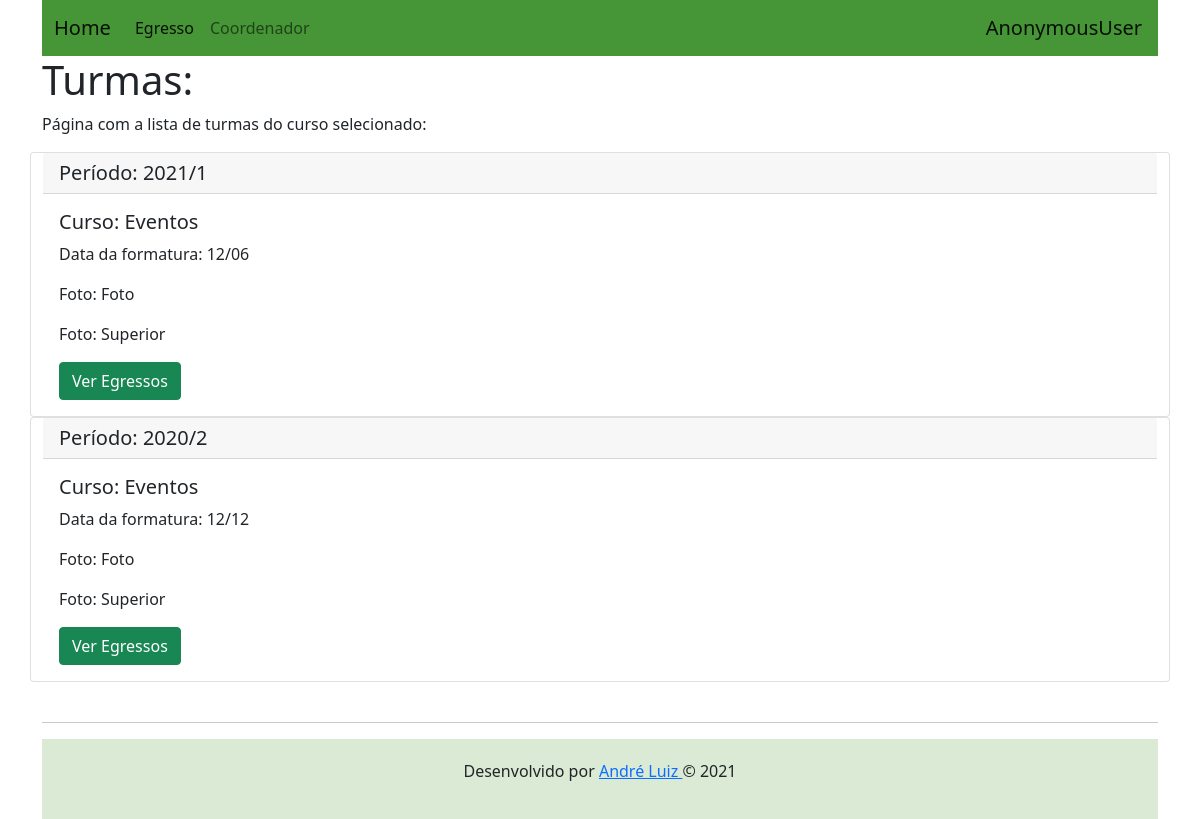
Before: /turmas/3 with the older database file.
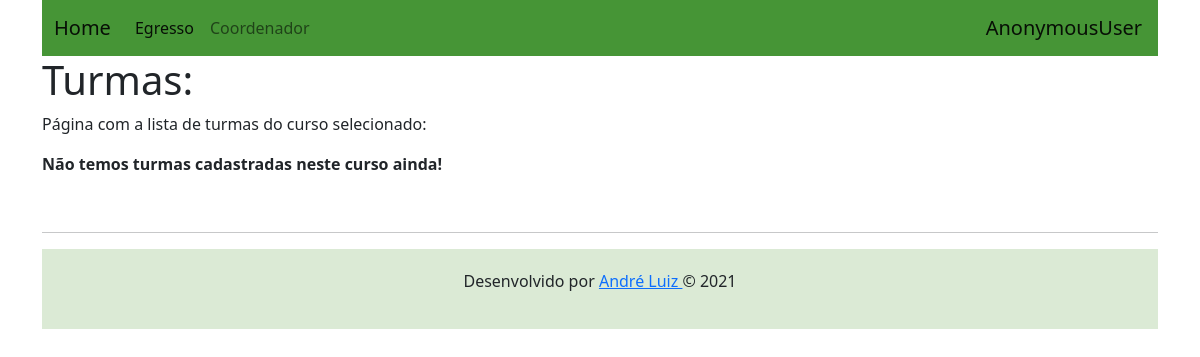
After: the same page with the newer database file.
### perfis/models.py (models this page shows, shortened)
class Turma(models.Model):
    periodo = models.CharField(max_length=255, null=False)
    data_formatura = models.CharField(max_length=255, null=False)
    foto = models.CharField(max_length=255, null=False)
    curso = models.ForeignKey(Curso, on_delete=models.CASCADE)
    alunos = models.ManyToManyField(Alunos, related_name='turmaa')

class Curso(models.Model):
    NIVEL_CHOICES = (
        ('Superior', 'Superior (Bacharelado / Licenciatura)'),
        ('Superior', 'Superior (Tecnologia)'),
        ('Tecnico', 'Técnico (Integrado)'),
        ('Tecnico', 'Técnico(Subsequente)'),
    )
    nome = models.CharField(max_length=255, null=False)
    nivel = models.CharField(max_length=255, choices=NIVEL_CHOICES, null=False)
    campus = models.CharField(max_length=255, null=False)
    def __str__(self):
        return self.nome

### perfis/views.py (the view)
# urls.py: path('turmas/<str:turma_id>', views.listarturmasview, name='exibir_turma2'),
def listarturmasview(request, turma_id):
    turmas2 = Turma.objects.filter(curso=turma_id)
    return render(request, 'turma.html', { "turmas2" : turmas2})

### perfis/templates/turma.html
{% extends "base.html" %}
{% block body %}
<h1>Turmas:</h1>
<br>
<p>
    Página com a lista de turmas do curso selecionado:
</p>
{% if turmas2%}
    {% for turma in turmas2 %}
        <div class="card">
            <h5 class="card-header">Período: {{turma.periodo}}</h5>
            <div class="card-body">
                <h5 class="card-title">Curso: {{turma.curso}}</h5>
                <p class="card-text">Data da formatura: {{turma.data_formatura}}</p>
                <p class="card-text">Foto: {{turma.foto}}</p>
                <p class="card-text">Foto: {{turma.curso.nivel}}</p>
                <a href="{% url 'exibir_egresso' turma.id %}" class="btn btn-success">Ver Egressos</a>
            </div>
        </div>
    {% endfor %}
{% else %}
    <p><strong>Não temos turmas cadastradas neste curso ainda!</strong></p>
{% endif %}
{% endblock %}

Changed rows visible on the page:
removed Turma: periodo "2021/1", curso "Eventos", data_formatura "12/06", foto "Foto", curso.nivel "Superior"
removed Turma: periodo "2020/2", curso "Eventos", data_formatura "12/12", foto "Foto", curso.nivel "Superior"
Other visible differences:
text now shown: "Não temos turmas cadastradas neste curso ainda!"
